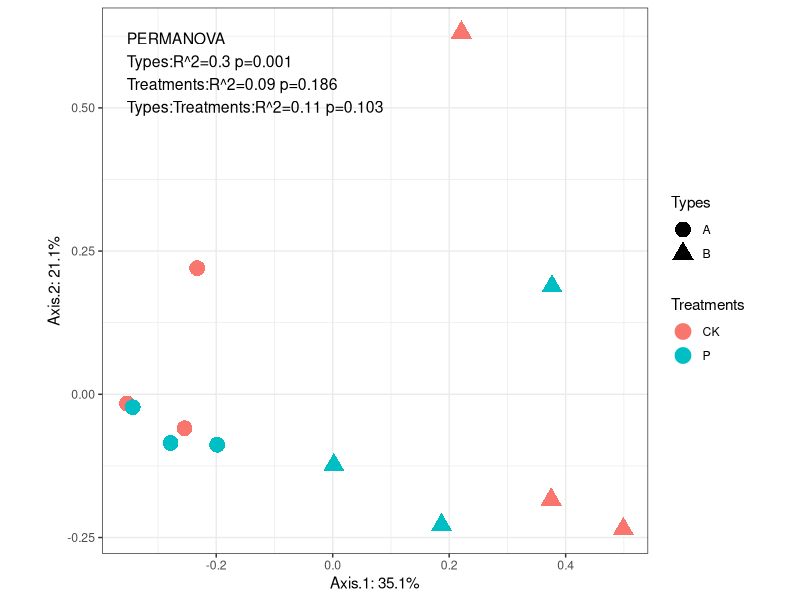

The R script that drew this image:
library(tidyverse)

library(vegan) # 计算bray距离
otu  <-  read.table("16S.txt",sep="\t",header = T, row.names=1)
bray.dist = vegdist(t(otu), method="bray")


library(ape) # pcoa分析
spe.h.pc <- pcoa(bray.dist)
str(spe.h.pc)#记录一二轴解释率“Eigenvalues”
spe.h.pcoa <- spe.h.pc$vectors

spe.pcoa <- data.frame(spe.h.pcoa[,1:2]) %>%
  mutate(Types = rep(c('A', 'B'), each = 6),
         Treatments = rep(rep(c('CK', 'P'), each = 3), 2))
# 置换多元方差分析
spe <- bray.dist
env <- select(spe.pcoa, Types, Treatments)
permanova <- adonis(spe ~ Types*Treatments, data = env, permutations = 999,method="bray")
permanova2 <- adonis2(spe ~ Types*Treatments, data = env, permutations = 999,method="bray")
fcnames <- row.names(permanova$aov.tab)
fcnames2 <- row.names(permanova2)

#获取双因素的数据
lab <- paste('PERMANOVA\n',fcnames[1],':R^2=',round(permanova$aov.tab[1,5],2),' p=', 
             round(permanova$aov.tab[1,6],3), '\n',
             fcnames[2],':R^2=',round(permanova$aov.tab[2,5],2),' p=', 
             round(permanova$aov.tab[2,6],3), '\n',
             fcnames[3],':R^2=',round(permanova$aov.tab[3,5],2),' p=', 
             round(permanova$aov.tab[3,6],3),
  sep = ''
)
lab2 <- paste('PERMANOVA\n',fcnames2[1],':R^2=',round(permanova2[1,3],2),' p=', 
             round(permanova2[1,5],3), '\n',
             fcnames2[2],':R^2=',round(permanova2[2,3],2),' p=', 
             round(permanova2[2,5],3), '\n',
             fcnames2[3],':R^2=',round(permanova2[3,3],2),' p=', 
             round(permanova2[3,5],3),
             sep = ''
)


ggplot(spe.pcoa, aes(x=Axis.1, y=Axis.2, shape= Types, colour=Treatments)) + 
  geom_point(size=5) +
  theme_bw()+
  # 把两个轴的贡献度写出来
  xlab(paste('Axis.1: ', round(spe.h.pc$values$Relative_eig[1],3)*100, '%', sep = '')) +
  ylab(paste('Axis.2: ', round(spe.h.pc$values$Relative_eig[2],3)*100, '%', sep = '')) +
  theme(panel.background = element_rect(fill = "transparent",colour = NA),
        aspect.ratio = 1) +
  # 用annotate把双因素结果写在左上角
  annotate(geom = 'text',label = lab, size =4,
           x = min(spe.pcoa$Axis.1), y = max(spe.pcoa$Axis.2),
           hjust = 0,
           vjust =1)

